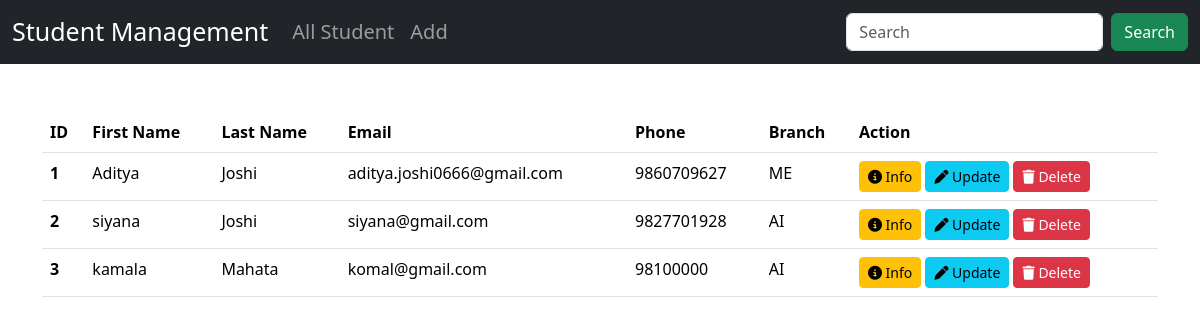
The app's page /, older data.
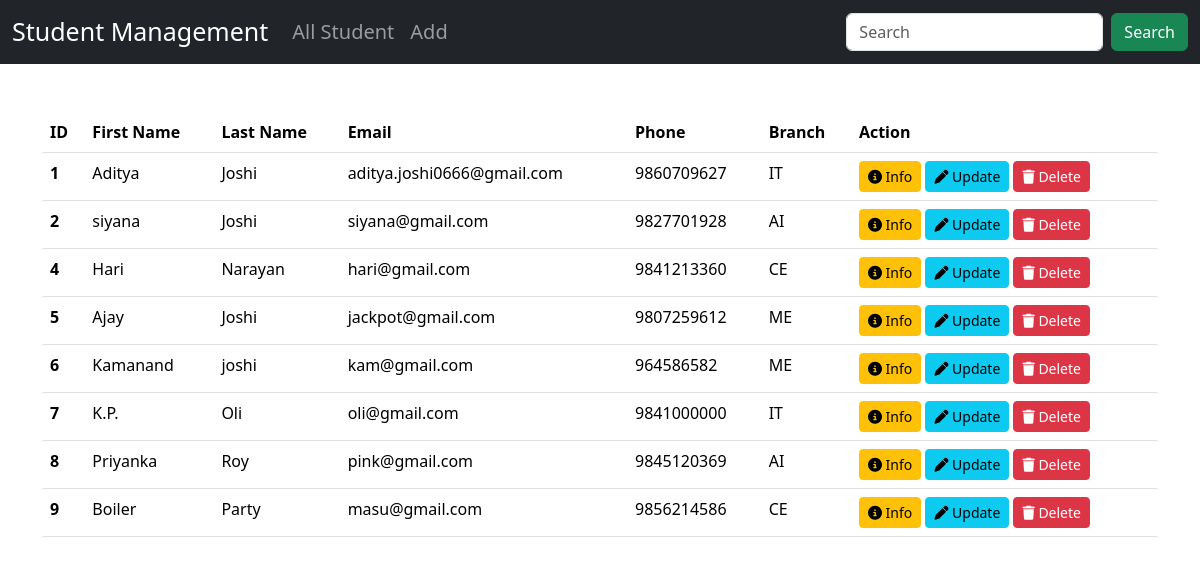
The same page, newer data.
### student_manage/models.py (models this page shows, shortened)
class Student(models.Model):
    fname = models.CharField(max_length=30)
    lname = models.CharField(max_length=30)
    email = models.EmailField(max_length=254)
    phone = models.PositiveIntegerField()
    branch = models.CharField(max_length=20, choices=CHOICES)

### student_manage/views.py (the view)
# urls.py: path('', views.list_student, name="home"),
def list_student(request):
    student = Student.objects.all()
    return render(request, 'crud/list_student.html',{"student":student})

### student_manage/templates/crud/list_student.html (shortened to what this page needs)
{% extends 'crud/base.html' %} {% block content %}
<div class="container mt-5">
  <table class="table table-hover">
    <thead>
      <tr>
        <th scope="col">ID</th>
        <th scope="col">First Name</th>
        <th scope="col">Last Name</th>
        <th scope="col">Email</th>
        <th scope="col">Phone</th>
        <th scope="col">Branch</th>
        <th scope="col">Action</th>
      </tr>
    </thead>
    <tbody>
      {% for std in student %}
      <tr>
        <th scope="row">{{std.id}}</th>
        <td>{{std.fname}}</td>
        <td>{{std.lname}}</td>
        <td>{{std.email}}</td>
        <td>{{std.phone}}</td>
        <td>{{std.branch}}</td>
        <td>
          <button
            type="button"
            class="btn btn-warning btn-sm"
            data-bs-toggle="modal"
            data-bs-target="#viewModal{{std.id}}"
          >
            <i class="fa-solid fa-circle-info"></i> Info
          </button>
          <a href=" {% url 'update' std.id %}">
            <button type="button" class="btn btn-info btn-sm">
              <i class="fa-solid fa-pen"></i> Update
            </button></a
          >
          <button
            type="button"
            class="btn btn-danger btn-sm"
            data-bs-toggle="modal"
            data-bs-target="#deleteModal{{std.id}}">
            <i class="fa-solid fa-trash"></i> Delete
          </button>
        </td>
      </tr>
      {% endfor %}
    </tbody>
  </table>
</div>
{% endblock content %}

Row changes from the older to the newer data that the page shows:
removed Student: id "3", fname "kamala", lname "Mahata", email "komal@gmail.com", phone "98100000", branch "AI"
changed Student "Aditya": branch "ME" → "IT"
added Student: id "4", fname "Hari", lname "Narayan", email "hari@gmail.com", phone "9841213360", branch "CE"
added Student: id "5", fname "Ajay", lname "Joshi", email "jackpot@gmail.com", phone "9807259612", branch "ME"
added Student: id "6", fname "Kamanand", lname "joshi", email "kam@gmail.com", phone "964586582", branch "ME"
added Student: id "7", fname "K.P.", lname "Oli", email "oli@gmail.com", phone "9841000000", branch "IT"
added Student: id "8", fname "Priyanka", lname "Roy", email "pink@gmail.com", phone "9845120369", branch "AI"
added Student: id "9", fname "Boiler", lname "Party", email "masu@gmail.com", phone "9856214586", branch "CE"
